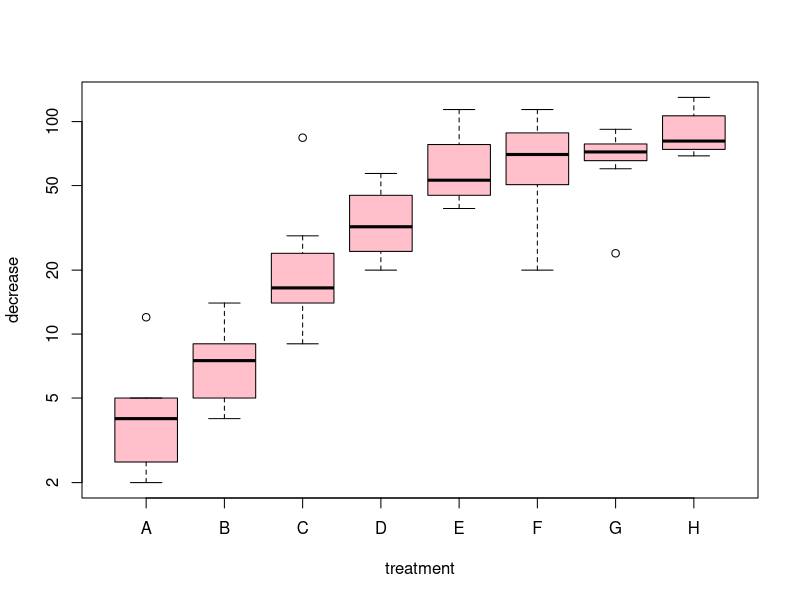
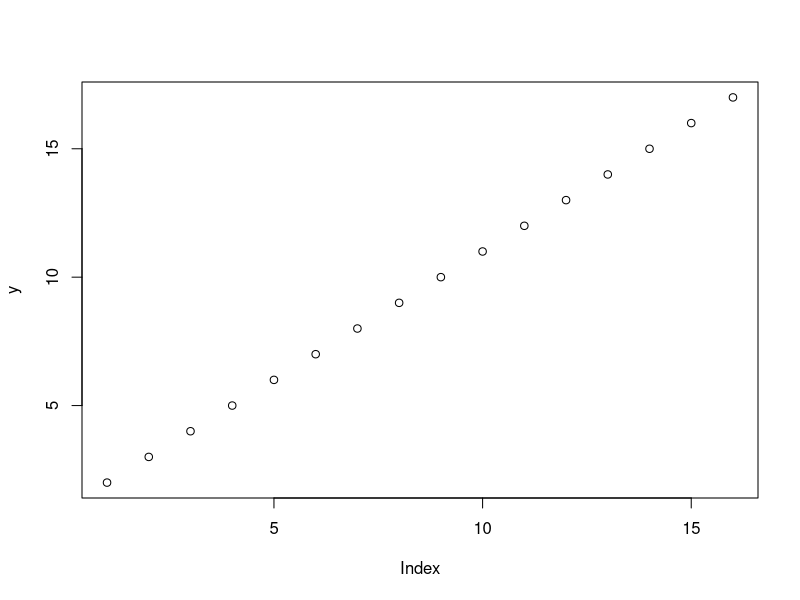
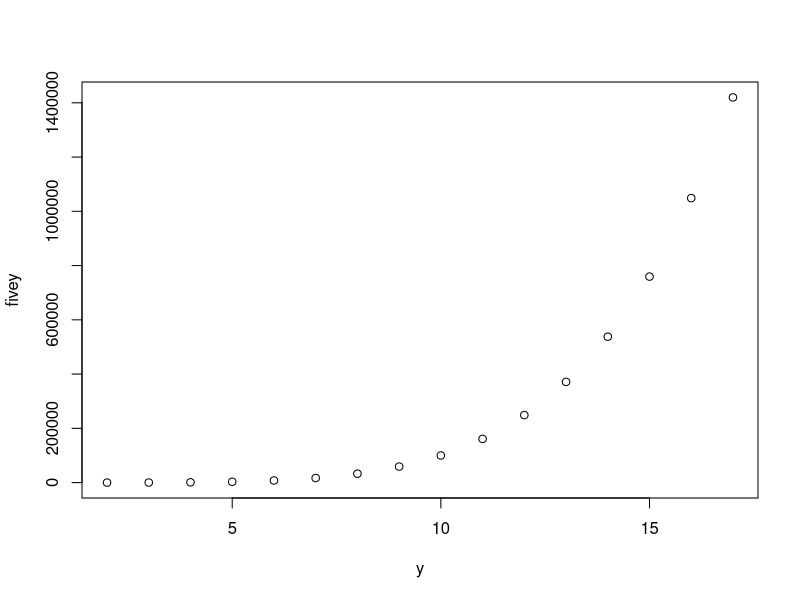

These charts were generated, in order, by the following R code:
#To draw a box-plot: 
boxplot(decrease ~ treatment, data = OrchardSprays, log = "y", col = "pink")

y <- 2:17
fivey = y^5
plot(y)
fivey #prints y raised to 5
plot(y, fivey) #scatter plots y vs fivey

vec4 <- 4:32
length(vec4)
sample(vec4, size = 10) #takes random values of them

A <- matrix(
  c(7, 8, 9, 2, 5, 1, 11, 10), # the data elements
  nrow=2, # number of rows
  ncol=4) # number of columns
A #prints matrix

mode(A)

matlet <- matrix(letters,ncol=26,nrow=5)
matlet

dim(matlet) #dimensions of matrix 

t(A) #transpose of A
